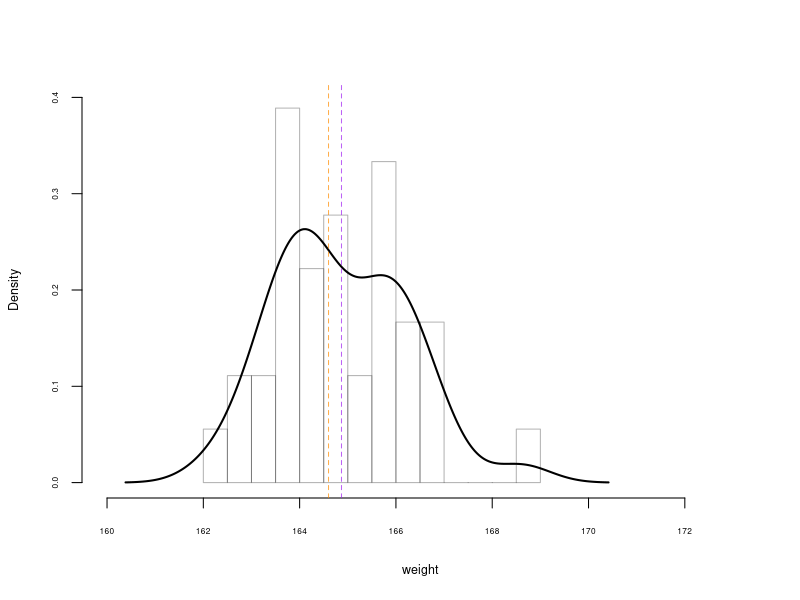
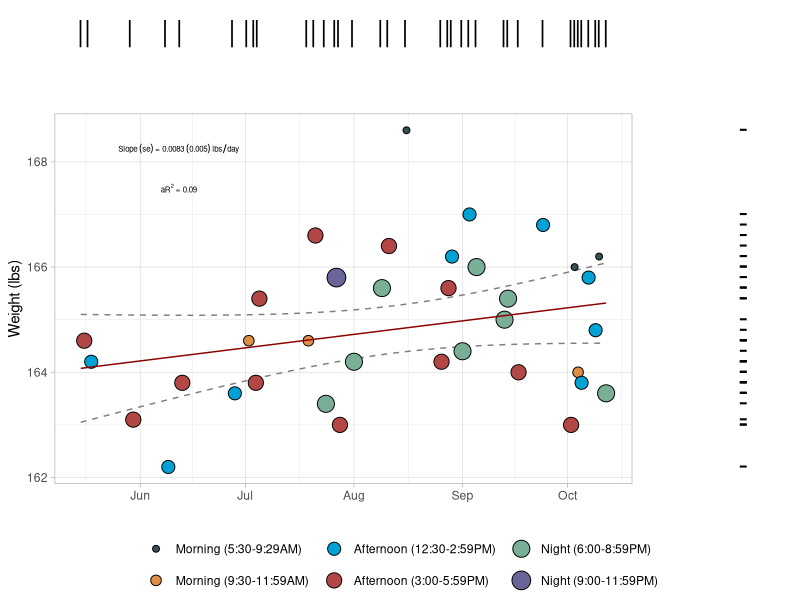

Source code (R) for these figures, in order:
#load packages into environment
library(tidyverse)
library(here)
library(ggeffects)
library(data.table)
library(lubridate)
library(ggsci)
library(ggpubr)

# Load and pre-process data
wbd <- read.delim(here("weight_data.txt"), sep = " ", header = F, col.names = c("Date", "Time", "Liam")) %>% 
  mutate(Date = as.numeric(as.Date(Date)-19492),
         Time = as.ITime(x = Time)) 

# Model weight change by day
mod <- lm(Liam ~ Date + Time, wbd)
sumy <- summary(mod)
sumy
m_date <- paste0("Slope~(se) == ",paste(round(sumy[["coefficients"]][2], digits = 4),"~(", round(sumy[["coefficients"]][5], digits = 4), ")", sep = " "))
ar2 <- round(sumy[["adj.r.squared"]],digits = 2)
# Predict weight by day from linear model
pred <- ggpredict(mod, terms = c("Date")) %>% 
  rename(Liam = predicted)

# Return dates back to date formats
pred$Date <- as_date(pred$x+19492)
wbd$Date <- as_date(wbd$Date+19492)

wbd1 <- wbd %>% 
  mutate(Time = as.numeric(Time),
       Time = case_when(Time < 34200 ~ 'Morning (5:30-9:29AM)',
                        Time < 43200 ~ 'Morning (9:30-11:59AM)',
                        Time < 54000 ~ "Afternoon (12:30-2:59PM)",
                        Time < 64800 ~ 'Afternoon (3:00-5:59PM)',
                        Time < 75600 ~ "Night (6:00-8:59PM)",
                        Time <= 86400 ~ 'Night (9:00-11:59PM)'),
       
       Time = factor(Time, c('Morning (5:30-9:29AM)','Morning (9:30-11:59AM)', 
                             "Afternoon (12:30-2:59PM)",'Afternoon (3:00-5:59PM)',
                             "Night (6:00-8:59PM)",'Night (9:00-11:59PM)'))) 

# Distribution of weight
png("wdist.png", bg = NA, res = 600,units = "in", width = 2, height = 3, type = "cairo")
hist(wbd1$Liam, 
     cex.lab=0.75, cex.axis=0.5,
     title = NA,
     breaks = 20,
     col= adjustcolor("white", alpha = 0),
     border= adjustcolor("black", alpha = 0.3),
     prob = T,
     ylim = c(0,0.4),
     xlim = c(160,173),
     xlab = "weight",
     main = NA)
lines(density(wbd1$Liam),
      lwd = 2,
      border= adjustcolor("black", alpha = 0.1))
abline(v = median(wbd1$Liam),col = adjustcolor("darkorange", alpha = 0.7), lty = 2)
abline(v = mean(wbd1$Liam),col = adjustcolor("purple", alpha = 0.7), lty = 2)
dev.off()
shapiro.test(wbd1$Liam) # Roughly normally distributed? according the Shapiro-Wilks test for normality although it looks skewed. 

# Plot weight by day

a <- wbd1 %>% 
  ggplot(aes(Date, Liam)) +
  geom_line(data = pred, aes(y = conf.low), colour = "grey50", linetype = "dashed") +
  geom_line(data = pred,aes(y = conf.high), colour = "grey50", linetype = "dashed") +
  geom_point(aes(size = Time, fill = Time), pch = 21) +
  geom_line(data = pred, color = "darkred") +
  annotate("text", label = paste(m_date, "~lbs/day"), x = as.Date("2023-06-12"), y = 168.25, parse = T, size = 2) +
  annotate("text", label = paste("aR^2 == ", ar2), x = as.Date("2023-06-12"), y = 167.5, parse = T, size = 2) +
  labs(x = "", y = "Weight (lbs)") +
  guides(fill = guide_legend(title = ""), size = guide_legend(title = "")) + 
  scale_fill_jama() +
  theme_light() +
  theme(legend.position = "bottom")

b <- wbd1 %>% 
  ggplot(aes(Date, "0")) +
  geom_point(pch = "|", size = 7) +
  theme_void() 

c <- wbd1 %>% 
  ggplot(aes("0", Liam)) +
  geom_point(pch = "-", size = 7) +
  theme_void() 

pdf("weight.pdf", width = 7, height = 4)
ggarrange(b,NULL, a, c, ncol = 2, nrow = 2, 
          widths = c(4, 1), heights = c(1, 4), align = "hv", common.legend = T, legend = "bottom")
dev.off()
# Results:
# According to this model I gained 0.0098 lbs everyday since May 16, 2023. 
# At that rate, I would reach my goal of 170 lbs in 711 days (~ 2 years).
# I need to increase calories and muscle growth to reach this goal in a reasonable time frame.
 
 
